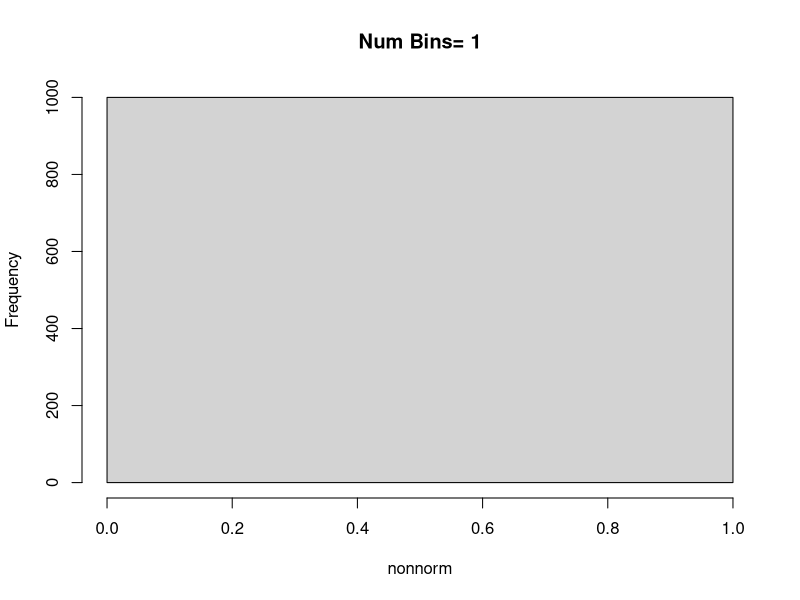
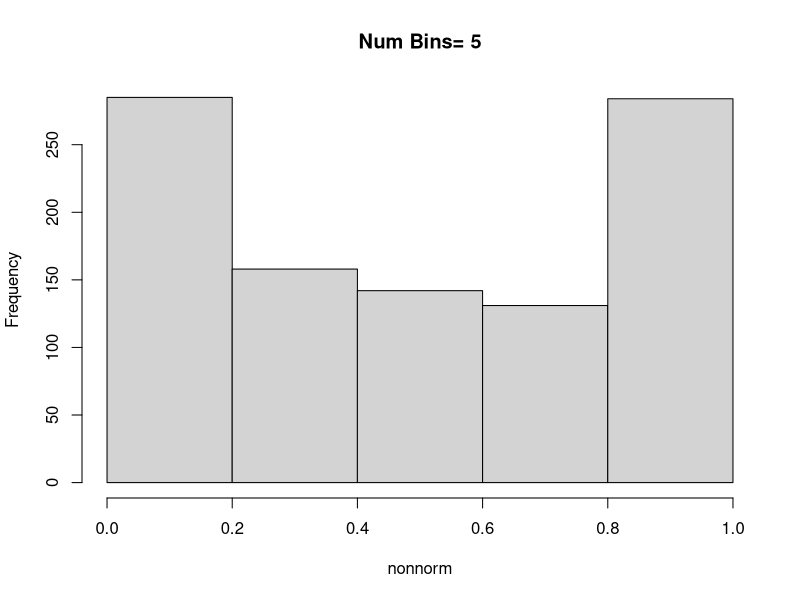
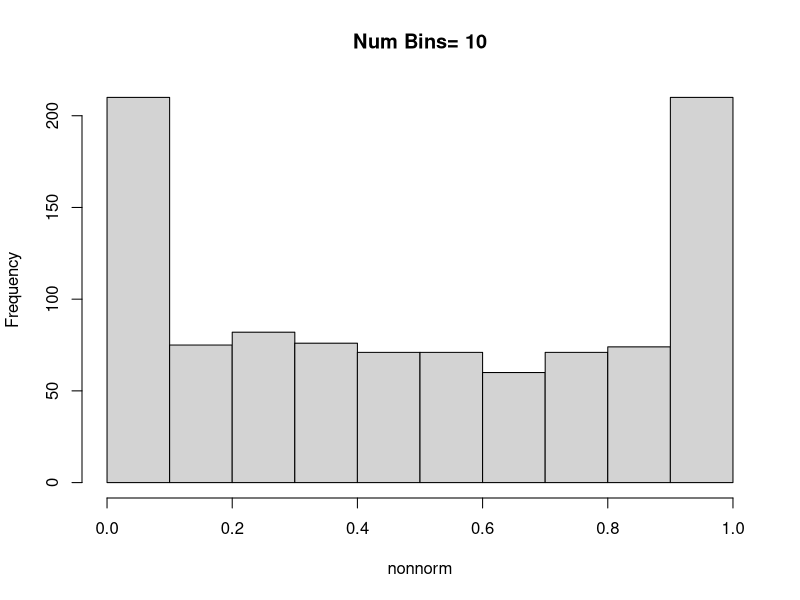
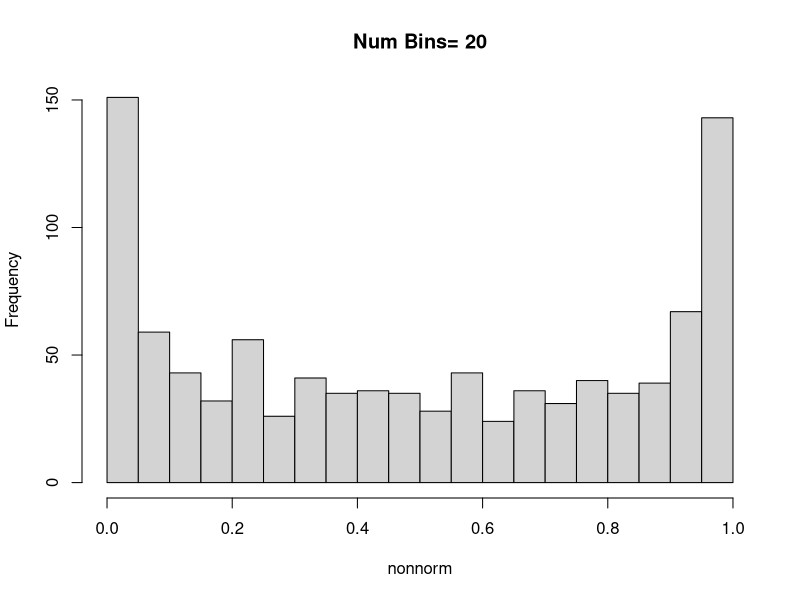
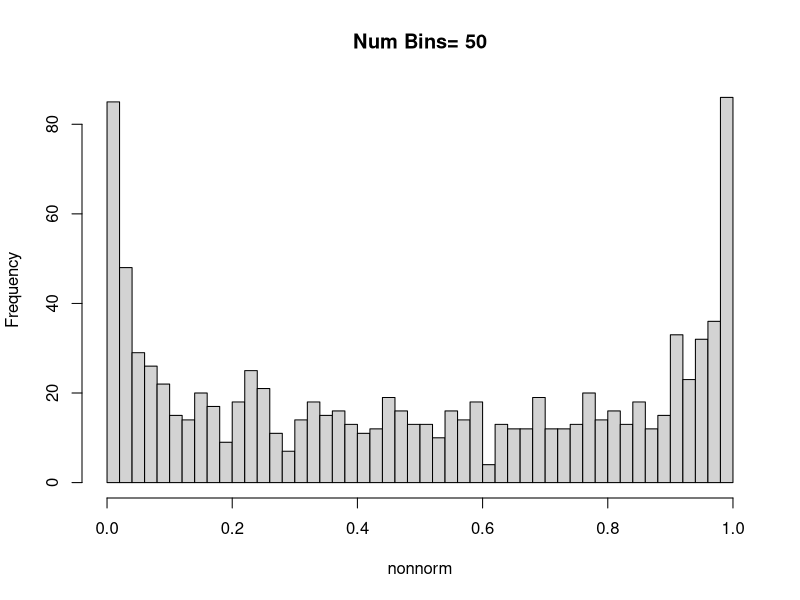
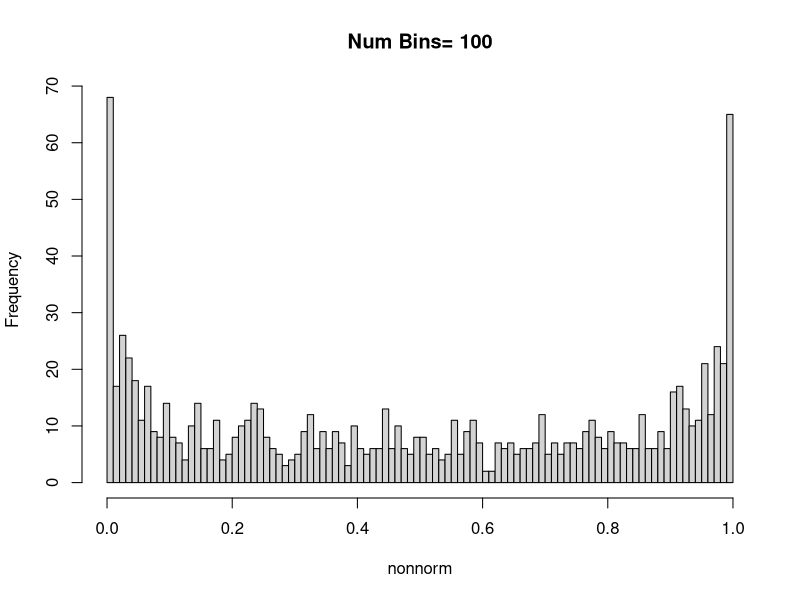
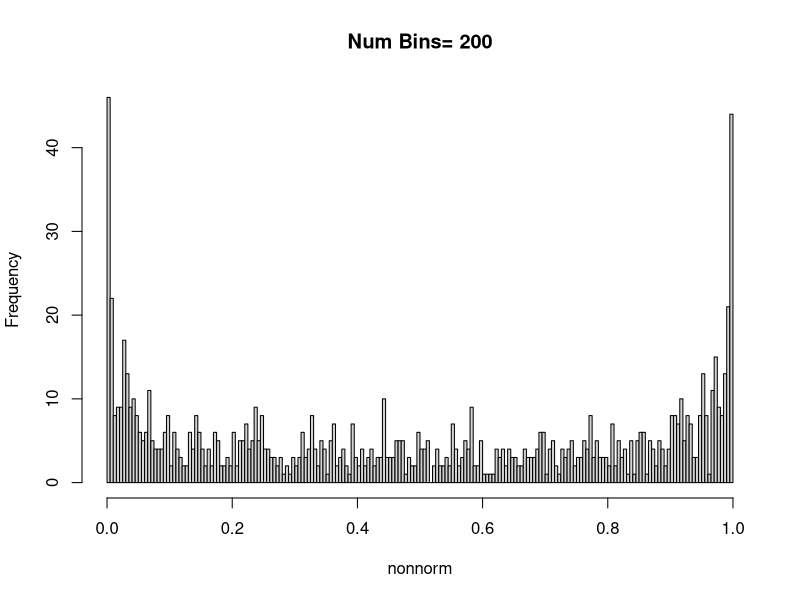
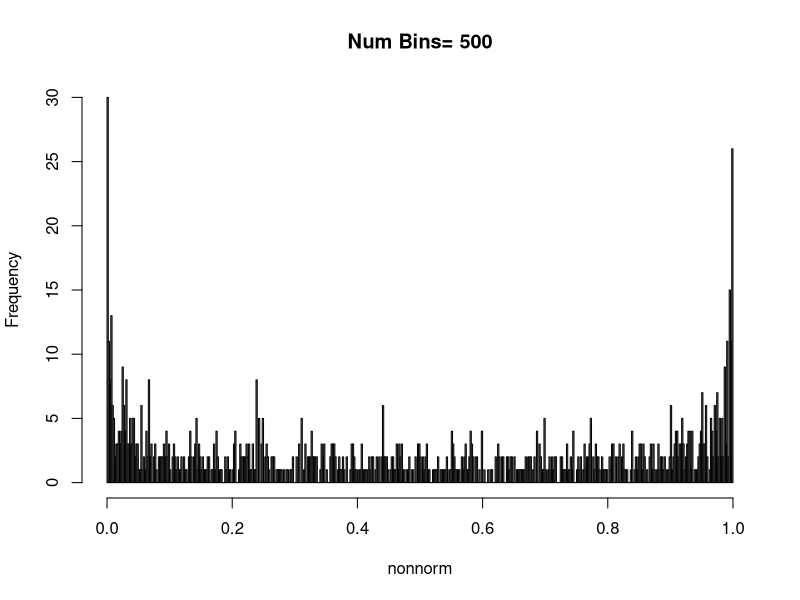

Here is the R script that generated these plots, in order:
# generate data
norm1 <- rnorm(500, 10, 2)
norm2 <- rnorm(500, 3, 2)
nonnorm <- rbeta(1000, .5, .5)


# estimate density with histogram using different bin sizes
for (i in c(1,5, 10, 20, 50, 100, 200, 500)){
  hist(nonnorm, breaks = i, main = paste('Num Bins=', i))
}
h.opt <- 3.5*1000^(-1/3)
range <- max(nonnorm) - min(nonnorm)
num.bins <- round(range/h.opt)
hist(nonnorm, breaks = num.bins, main = paste('Num Bins=', num.bins))


# plot density
#plot(density(nonnorm, bw= NUM, kernel = c("gaussian", "epanechnikov", "rectangular",
#                                        "triangular", "biweight",
#                                        "cosine", "optcosine")))
#
plot(density(nonnorm))
for(b in c(.1, .5, 1, 5, 10)){
  plot(density(nonnorm, bw = b, kernel = 'gaussian'), main=paste(paste('bandwidth=',b),'\nKernel= gaussian'))
}

for(b in c(.1, .5, 1, 5, 10)){
  plot(density(nonnorm, bw = b, kernel = 'triangular'), main=paste(paste('bandwidth=',b),'\nKernel= triangular'))
}

for(b in c(.01, .025, .05, .1, .5, 1)){
  plot(density(nonnorm, bw = b, kernel = 'epanechnikov'), main=paste(paste('bandwidth=',b),'\nKernel= epanechnikov'))
}

for(b in c(.1, .5, 1, 5, 10)){
  plot(density(nonnorm, bw = b, kernel = 'rectangular'), main=paste(paste('bandwidth=',b),'\nKernel= rectangular'))
}
# using optimal bandwidth from book
s <- summary(nonnorm)
iqr <- as.numeric(s[5] - s[2])
use <- min(c(iqr/1.34, sd(nonnorm)))
h.rot <- 1.06*use*(1000^(-1/5))
plot(density(nonnorm, bw = h.rot, kernel = 'gaussian'), main=paste(paste('bandwidth=',h.rot),'\nKernel= gaussian'))
plot(density(nonnorm, bw = h.rot, kernel = 'triangular'), main=paste(paste('bandwidth=',h.rot),'\nKernel= triangular'))
plot(density(nonnorm, bw = h.rot, kernel = 'epanechnikov'), main=paste(paste('bandwidth=',h.rot),'\nKernel= epanechnikov'))
plot(density(nonnorm, bw = h.rot, kernel = 'rectangular'), main=paste(paste('bandwidth=',h.rot),'\nKernel= rectangular'))
plot(density(nonnorm))

